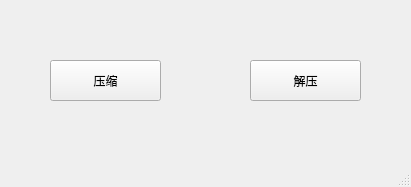
<?xml version="1.0" encoding="UTF-8"?>
<ui version="4.0">
 <class>compression</class>
 <widget class="QMainWindow" name="compression">
  <property name="geometry">
   <rect>
    <x>0</x>
    <y>0</y>
    <width>411</width>
    <height>187</height>
   </rect>
  </property>
  <property name="windowTitle">
   <string>compression</string>
  </property>
  <widget class="QWidget" name="centralWidget">
   <widget class="QPushButton" name="zip">
    <property name="geometry">
     <rect>
      <x>50</x>
      <y>60</y>
      <width>111</width>
      <height>41</height>
     </rect>
    </property>
    <property name="text">
     <string>压缩</string>
    </property>
   </widget>
   <widget class="QPushButton" name="unzip">
    <property name="geometry">
     <rect>
      <x>250</x>
      <y>60</y>
      <width>111</width>
      <height>41</height>
     </rect>
    </property>
    <property name="text">
     <string>解压</string>
    </property>
   </widget>
  </widget>
  <widget class="QMenuBar" name="menuBar">
   <property name="geometry">
    <rect>
     <x>0</x>
     <y>0</y>
     <width>411</width>
     <height>26</height>
    </rect>
   </property>
  </widget>
  <widget class="QStatusBar" name="statusBar"/>
 </widget>
 <layoutdefault spacing="6" margin="11"/>
 <resources/>
 <connections/>
</ui>
